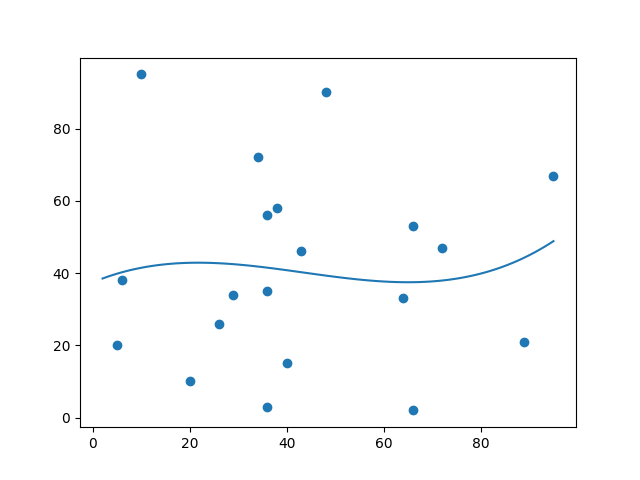

Source code (Python):
# W3Schools, Python Machine Learning, Polynomial Regression
import numpy
import matplotlib.pyplot as plt

# An example where polynomial regression 
# would not be the best method to predict future values.
x = [89, 43, 36, 36, 95, 10, 66, 34, 38, 20, 26, 29, 48, 64, 6, 5, 36, 66, 72, 40]
y = [21, 46, 3, 35, 67, 95, 53, 72, 58, 10, 26, 34, 90, 33, 38, 20, 56, 2, 47, 15]

mymodel = numpy.poly1d(numpy.polyfit(x, y, 3))

myline = numpy.linspace(2, 95, 100)

plt.scatter(x, y)
plt.plot(myline, mymodel(myline))
plt.show()
